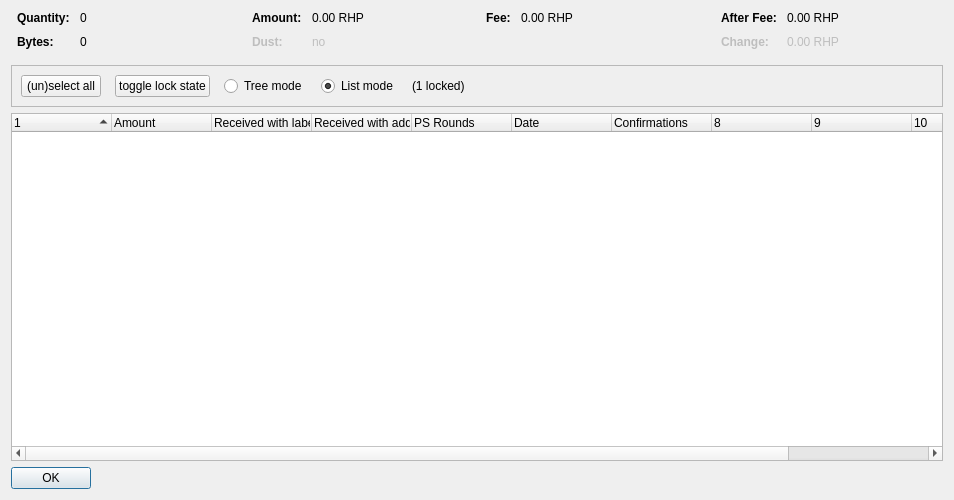
<?xml version="1.0" encoding="UTF-8"?>
<ui version="4.0">
 <class>CoinControlDialog</class>
 <widget class="QDialog" name="CoinControlDialog">
  <property name="geometry">
   <rect>
    <x>0</x>
    <y>0</y>
    <width>954</width>
    <height>500</height>
   </rect>
  </property>
  <property name="windowTitle">
   <string>Coin Selection</string>
  </property>
  <layout class="QVBoxLayout" name="verticalLayout">
   <item>
    <layout class="QHBoxLayout" name="horizontalLayoutTop" stretch="0,0,0,0">
     <property name="topMargin">
      <number>0</number>
     </property>
     <property name="bottomMargin">
      <number>10</number>
     </property>
     <item>
      <layout class="QFormLayout" name="formLayoutCoinControl1">
       <property name="horizontalSpacing">
        <number>10</number>
       </property>
       <property name="verticalSpacing">
        <number>10</number>
       </property>
       <property name="leftMargin">
        <number>6</number>
       </property>
       <property name="rightMargin">
        <number>6</number>
       </property>
       <item row="0" column="0">
        <widget class="QLabel" name="labelCoinControlQuantityText">
         <property name="font">
          <font>
           <weight>75</weight>
           <bold>true</bold>
          </font>
         </property>
         <property name="text">
          <string>Quantity:</string>
         </property>
        </widget>
       </item>
       <item row="0" column="1">
        <widget class="QLabel" name="labelCoinControlQuantity">
         <property name="cursor">
          <cursorShape>IBeamCursor</cursorShape>
         </property>
         <property name="contextMenuPolicy">
          <enum>Qt::ActionsContextMenu</enum>
         </property>
         <property name="text">
          <string notr="true">0</string>
         </property>
         <property name="textInteractionFlags">
          <set>Qt::LinksAccessibleByMouse|Qt::TextSelectableByKeyboard|Qt::TextSelectableByMouse</set>
         </property>
        </widget>
       </item>
       <item row="1" column="0">
        <widget class="QLabel" name="labelCoinControlBytesText">
         <property name="font">
          <font>
           <weight>75</weight>
           <bold>true</bold>
          </font>
         </property>
         <property name="text">
          <string>Bytes:</string>
         </property>
        </widget>
       </item>
       <item row="1" column="1">
        <widget class="QLabel" name="labelCoinControlBytes">
         <property name="cursor">
          <cursorShape>IBeamCursor</cursorShape>
         </property>
         <property name="contextMenuPolicy">
          <enum>Qt::ActionsContextMenu</enum>
         </property>
         <property name="text">
          <string notr="true">0</string>
         </property>
         <property name="textInteractionFlags">
          <set>Qt::LinksAccessibleByMouse|Qt::TextSelectableByKeyboard|Qt::TextSelectableByMouse</set>
         </property>
        </widget>
       </item>
      </layout>
     </item>
     <item>
      <layout class="QFormLayout" name="formLayoutCoinControl2">
       <property name="horizontalSpacing">
        <number>10</number>
       </property>
       <property name="verticalSpacing">
        <number>10</number>
       </property>
       <property name="leftMargin">
        <number>6</number>
       </property>
       <property name="rightMargin">
        <number>6</number>
       </property>
       <item row="0" column="0">
        <widget class="QLabel" name="labelCoinControlAmountText">
         <property name="font">
          <font>
           <weight>75</weight>
           <bold>true</bold>
          </font>
         </property>
         <property name="text">
          <string>Amount:</string>
         </property>
        </widget>
       </item>
       <item row="0" column="1">
        <widget class="QLabel" name="labelCoinControlAmount">
         <property name="cursor">
          <cursorShape>IBeamCursor</cursorShape>
         </property>
         <property name="contextMenuPolicy">
          <enum>Qt::ActionsContextMenu</enum>
         </property>
         <property name="text">
          <string notr="true">0.00 RHP</string>
         </property>
         <property name="textInteractionFlags">
          <set>Qt::LinksAccessibleByMouse|Qt::TextSelectableByKeyboard|Qt::TextSelectableByMouse</set>
         </property>
        </widget>
       </item>
       <item row="1" column="0">
        <widget class="QLabel" name="labelCoinControlLowOutputText">
         <property name="enabled">
          <bool>false</bool>
         </property>
         <property name="font">
          <font>
           <weight>75</weight>
           <bold>true</bold>
          </font>
         </property>
         <property name="text">
          <string>Dust:</string>
         </property>
        </widget>
       </item>
       <item row="1" column="1">
        <widget class="QLabel" name="labelCoinControlLowOutput">
         <property name="enabled">
          <bool>false</bool>
         </property>
         <property name="cursor">
          <cursorShape>IBeamCursor</cursorShape>
         </property>
         <property name="contextMenuPolicy">
          <enum>Qt::ActionsContextMenu</enum>
         </property>
         <property name="text">
          <string notr="true">no</string>
         </property>
         <property name="textInteractionFlags">
          <set>Qt::LinksAccessibleByMouse|Qt::TextSelectableByKeyboard|Qt::TextSelectableByMouse</set>
         </property>
        </widget>
       </item>
      </layout>
     </item>
     <item>
      <layout class="QFormLayout" name="formLayoutCoinControl3">
       <property name="horizontalSpacing">
        <number>10</number>
       </property>
       <property name="verticalSpacing">
        <number>10</number>
       </property>
       <property name="leftMargin">
        <number>6</number>
       </property>
       <property name="rightMargin">
        <number>6</number>
       </property>
       <item row="0" column="0">
        <widget class="QLabel" name="labelCoinControlFeeText">
         <property name="font">
          <font>
           <weight>75</weight>
           <bold>true</bold>
          </font>
         </property>
         <property name="text">
          <string>Fee:</string>
         </property>
        </widget>
       </item>
       <item row="0" column="1">
        <widget class="QLabel" name="labelCoinControlFee">
         <property name="cursor">
          <cursorShape>IBeamCursor</cursorShape>
         </property>
         <property name="contextMenuPolicy">
          <enum>Qt::ActionsContextMenu</enum>
         </property>
         <property name="text">
          <string notr="true">0.00 RHP</string>
         </property>
         <property name="textInteractionFlags">
          <set>Qt::LinksAccessibleByMouse|Qt::TextSelectableByKeyboard|Qt::TextSelectableByMouse</set>
         </property>
        </widget>
       </item>
      </layout>
     </item>
     <item>
      <layout class="QFormLayout" name="formLayoutCoinControl4">
       <property name="horizontalSpacing">
        <number>10</number>
       </property>
       <property name="verticalSpacing">
        <number>10</number>
       </property>
       <property name="leftMargin">
        <number>6</number>
       </property>
       <property name="rightMargin">
        <number>6</number>
       </property>
       <item row="0" column="0">
        <widget class="QLabel" name="labelCoinControlAfterFeeText">
         <property name="font">
          <font>
           <weight>75</weight>
           <bold>true</bold>
          </font>
         </property>
         <property name="text">
          <string>After Fee:</string>
         </property>
        </widget>
       </item>
       <item row="0" column="1">
        <widget class="QLabel" name="labelCoinControlAfterFee">
         <property name="cursor">
          <cursorShape>IBeamCursor</cursorShape>
         </property>
         <property name="contextMenuPolicy">
          <enum>Qt::ActionsContextMenu</enum>
         </property>
         <property name="text">
          <string notr="true">0.00 RHP</string>
         </property>
         <property name="textInteractionFlags">
          <set>Qt::LinksAccessibleByMouse|Qt::TextSelectableByKeyboard|Qt::TextSelectableByMouse</set>
         </property>
        </widget>
       </item>
       <item row="1" column="0">
        <widget class="QLabel" name="labelCoinControlChangeText">
         <property name="enabled">
          <bool>false</bool>
         </property>
         <property name="font">
          <font>
           <weight>75</weight>
           <bold>true</bold>
          </font>
         </property>
         <property name="text">
          <string>Change:</string>
         </property>
        </widget>
       </item>
       <item row="1" column="1">
        <widget class="QLabel" name="labelCoinControlChange">
         <property name="enabled">
          <bool>false</bool>
         </property>
         <property name="cursor">
          <cursorShape>IBeamCursor</cursorShape>
         </property>
         <property name="contextMenuPolicy">
          <enum>Qt::ActionsContextMenu</enum>
         </property>
         <property name="text">
          <string notr="true">0.00 RHP</string>
         </property>
         <property name="textInteractionFlags">
          <set>Qt::LinksAccessibleByMouse|Qt::TextSelectableByKeyboard|Qt::TextSelectableByMouse</set>
         </property>
        </widget>
       </item>
      </layout>
     </item>
    </layout>
   </item>
   <item>
    <widget class="QFrame" name="frame">
     <property name="minimumSize">
      <size>
       <width>0</width>
       <height>40</height>
      </size>
     </property>
     <property name="frameShape">
      <enum>QFrame::StyledPanel</enum>
     </property>
     <property name="frameShadow">
      <enum>QFrame::Sunken</enum>
     </property>
     <layout class="QHBoxLayout" name="horizontalLayout">
      <item>
       <layout class="QHBoxLayout" name="horizontalLayoutPanel" stretch="0,0,0,0,0,0">
        <property name="spacing">
         <number>14</number>
        </property>
        <item>
         <widget class="QPushButton" name="pushButtonSelectAll">
          <property name="sizePolicy">
           <sizepolicy hsizetype="Maximum" vsizetype="Fixed">
            <horstretch>0</horstretch>
            <verstretch>0</verstretch>
           </sizepolicy>
          </property>
          <property name="text">
           <string>(un)select all</string>
          </property>
          <property name="autoDefault">
           <bool>false</bool>
          </property>
         </widget>
        </item>
        <item>
         <widget class="QPushButton" name="pushButtonToggleLock">
          <property name="sizePolicy">
           <sizepolicy hsizetype="Maximum" vsizetype="Fixed">
            <horstretch>0</horstretch>
            <verstretch>0</verstretch>
           </sizepolicy>
          </property>
          <property name="text">
           <string>toggle lock state</string>
          </property>
          <property name="autoDefault">
           <bool>false</bool>
          </property>
         </widget>
        </item>
        <item>
         <widget class="QRadioButton" name="radioTreeMode">
          <property name="sizePolicy">
           <sizepolicy hsizetype="Maximum" vsizetype="Fixed">
            <horstretch>0</horstretch>
            <verstretch>0</verstretch>
           </sizepolicy>
          </property>
          <property name="text">
           <string>Tree mode</string>
          </property>
         </widget>
        </item>
        <item>
         <widget class="QRadioButton" name="radioListMode">
          <property name="sizePolicy">
           <sizepolicy hsizetype="Maximum" vsizetype="Fixed">
            <horstretch>0</horstretch>
            <verstretch>0</verstretch>
           </sizepolicy>
          </property>
          <property name="text">
           <string>List mode</string>
          </property>
          <property name="checked">
           <bool>true</bool>
          </property>
         </widget>
        </item>
        <item>
         <widget class="QLabel" name="labelLocked">
          <property name="text">
           <string>(1 locked)</string>
          </property>
         </widget>
        </item>
        <item>
         <spacer name="horizontalSpacer">
          <property name="orientation">
           <enum>Qt::Horizontal</enum>
          </property>
          <property name="sizeHint" stdset="0">
           <size>
            <width>40</width>
            <height>20</height>
           </size>
          </property>
         </spacer>
        </item>
       </layout>
      </item>
     </layout>
    </widget>
   </item>
   <item>
    <widget class="CoinControlTreeWidget" name="treeWidget">
     <property name="contextMenuPolicy">
      <enum>Qt::CustomContextMenu</enum>
     </property>
     <property name="sortingEnabled">
      <bool>false</bool>
     </property>
     <property name="columnCount">
      <number>11</number>
     </property>
     <attribute name="headerShowSortIndicator" stdset="0">
      <bool>true</bool>
     </attribute>
     <attribute name="headerStretchLastSection">
      <bool>false</bool>
     </attribute>
     <column>
      <property name="text">
       <string/>
      </property>
     </column>
     <column>
      <property name="text">
       <string>Amount</string>
      </property>
     </column>
     <column>
      <property name="text">
       <string>Received with label</string>
      </property>
     </column>
     <column>
      <property name="text">
       <string>Received with address</string>
      </property>
     </column>
     <column>
      <property name="text">
       <string>PS Rounds</string>
      </property>
     </column>
     <column>
      <property name="text">
       <string>Date</string>
      </property>
     </column>
     <column>
      <property name="text">
       <string>Confirmations</string>
      </property>
      <property name="toolTip">
       <string>Confirmed</string>
      </property>
     </column>
     <column>
      <property name="text">
       <string/>
      </property>
     </column>
     <column>
      <property name="text">
       <string/>
      </property>
     </column>
     <column>
      <property name="text">
       <string/>
      </property>
     </column>
     <column>
      <property name="text">
       <string/>
      </property>
     </column>
    </widget>
   </item>
   <item>
    <widget class="QDialogButtonBox" name="buttonBox">
     <property name="sizePolicy">
      <sizepolicy hsizetype="Maximum" vsizetype="Fixed">
       <horstretch>0</horstretch>
       <verstretch>0</verstretch>
      </sizepolicy>
     </property>
     <property name="orientation">
      <enum>Qt::Horizontal</enum>
     </property>
     <property name="standardButtons">
      <set>QDialogButtonBox::Ok</set>
     </property>
    </widget>
   </item>
  </layout>
 </widget>
 <customwidgets>
  <customwidget>
   <class>CoinControlTreeWidget</class>
   <extends>QTreeWidget</extends>
   <header>coincontroltreewidget.h</header>
  </customwidget>
 </customwidgets>
 <resources/>
 <connections/>
</ui>
